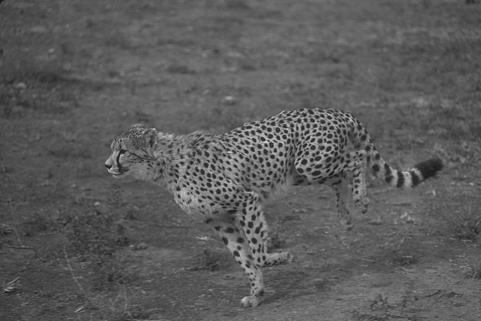
#> input picture input1.jpg, 481 x 321 px
$ python segment.py --image input1.jpg
#> lines starting #> are read from the running program, lines starting #| are printed output that depends on the picture
#> further down, image is the input picture: shape (321, 481, 3); min 13, max 220, mean 91.1
#!/usr/bin/env python

import cv2
import numpy as np


class Segment:
    def __init__(self, segments=5):
        # define number of segments, with default 5
        self.segments = segments

    def kmeans(self, image):
        image = cv2.GaussianBlur(image, (7, 7), 0)
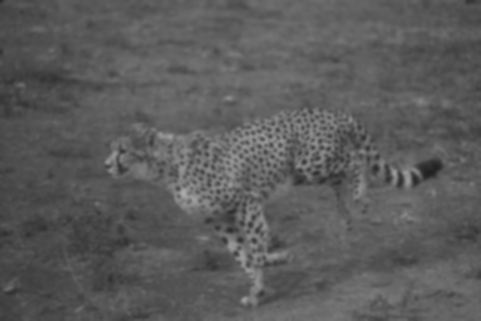
#> image: shape (321, 481, 3); min 32, max 173, mean 91.1
        vectorized = image.reshape(-1, 3)
        vectorized = np.float32(vectorized)
        criteria = (cv2.TERM_CRITERIA_EPS + cv2.TERM_CRITERIA_MAX_ITER, 10, 1.0)
        ret, label, center = cv2.kmeans(vectorized, self.segments, None, criteria, 10, cv2.KMEANS_RANDOM_CENTERS)
#> ret = 9095352.4; center = [[105.4, 105.4, 105.4], [80.63, 80.63, 80.63], [92.94, 92.94, 92.94], [127.4, 127.4, 127.4], [67.32, 67.32, 67.32]]
        res = center[label.flatten()]
        segmented_image = res.reshape((image.shape))
        return label.reshape((image.shape[0], image.shape[1])), segmented_image.astype(np.uint8)

    def extractComponent(self, image, label_image, label):
        component = np.zeros(image.shape, np.uint8)
        component[label_image == label] = image[label_image == label]
        return component


if __name__ == "__main__":
    import argparse
    import sys

    ap = argparse.ArgumentParser()
    ap.add_argument("-i", "--image", required=True, help="Path to the image")
    ap.add_argument("-n", "--segments", required=False, type=int,
                    help="# of clusters")
    args = vars(ap.parse_args())

    image = cv2.imread(args["image"])
    if len(sys.argv) == 3:

        seg = Segment()
        label, result = seg.kmeans(image)
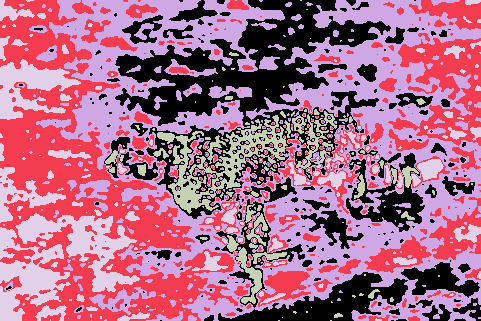
#> label: shape (321, 481) int32; 5 distinct labels, from 0 to 4; one colour per label, 0 black
    else:
        seg = Segment(args["segments"])
        label, result = seg.kmeans(image)
    cv2.imshow("segmented", result)
    result = seg.extractComponent(image, label, 2)
#> in extractComponent, `component[label_image == label] = image[label_image == label]`:
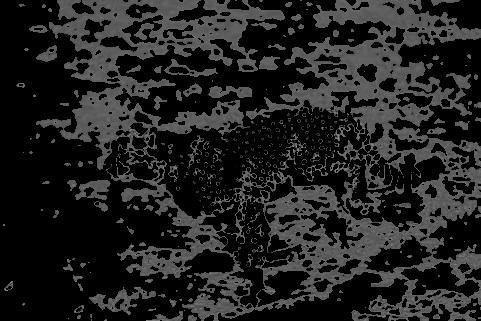
#> component: shape (321, 481, 3); min 0, max 154, mean 32.7
    cv2.imshow("extracted", result)
    cv2.waitKey(0)
